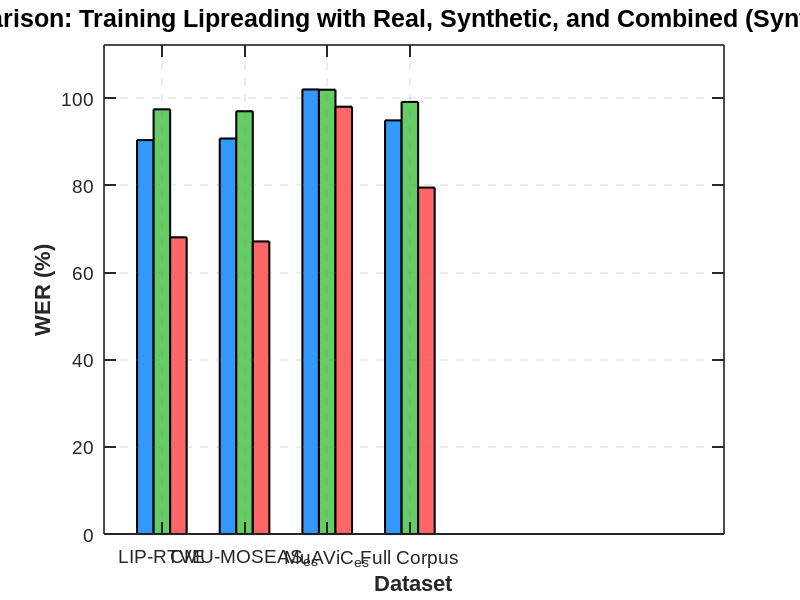

This figure's MATLAB source: (Note: this script raises an error after producing the figure.)
% Datos de WER para la modalidad visual (V)
datasets = {'LIP-RTVE', 'CMU-MOSEAS_{es}', 'MuAViC_{es}', 'Full Corpus'};  % Nombres de los datasets
real_data = [90.4, 90.76, 102.02, 94.92];  % WER con datos reales (V)
synth_data = [97.46, 97.02, 101.96, 99.16];  % WER con datos sintéticos (V)
synth_real_data = [68.09, 67.14, 98.06, 79.5];  % WER con datos sintéticos + reales (V)

% Crear la figura con un tamaño más apaisado
figure;
set(gcf, 'Position', [100, 100, 1200, 400]);  % Tamaño apaisado (ancho, alto)

% Crear las posiciones para las barras
barWidth = 0.2;  % Ancho de las barras
r1 = 1:length(datasets);  % Posiciones de las barras para datos reales
r2 = r1 + barWidth;  % Posiciones de las barras para datos sintéticos
r3 = r2 + barWidth;  % Posiciones de las barras para datos sintéticos + reales

% Dibujar las barras con colores más suaves y bordes más definidos
b1 = bar(r1, real_data, barWidth, 'FaceColor', [0.2, 0.6, 1], 'EdgeColor', 'k', 'LineWidth', 1.5);  % Barras para Real
hold on;
b2 = bar(r2, synth_data, barWidth, 'FaceColor', [0.4, 0.8, 0.4], 'EdgeColor', 'k', 'LineWidth', 1.5);  % Barras para Synth
b3 = bar(r3, synth_real_data, barWidth, 'FaceColor', [1, 0.4, 0.4], 'EdgeColor', 'k', 'LineWidth', 1.5);  % Barras para Synth+Real

% Configurar detalles de la gráfica
set(gca, 'XTick', r1 + barWidth, 'XTickLabel', datasets, 'FontSize', 14, 'FontName', 'Arial');
xlabel('Dataset', 'FontWeight', 'bold', 'FontSize', 16);
ylabel('WER (%)', 'FontWeight', 'bold', 'FontSize', 16);
title('WER Comparison: Training Lipreading with Real, Synthetic, and Combined (Synth + Real) Data', 'FontSize', 18, 'FontWeight', 'bold');

% Mejorar el fondo y los ejes
set(gca, 'Color', [1, 1, 1], 'Box', 'on', 'GridLineStyle', '--', 'GridColor', [0.5, 0.5, 0.5], 'LineWidth', 1.2);
grid on;
axis tight;

% Ajuste de límites del eje Y
ylim([0, max([real_data, synth_data, synth_real_data]) * 1.1]);  % Aumentar el límite Y en un 10%

% Ajuste de límites del eje X para dejar margen en los lados
xlim([0.5, length(datasets) + 4]);  % Añadir margen en los lados de la gráfica

% Mejorar los márgenes y las etiquetas
set(gca, 'TickLength', [0.02, 0.025]);
ax = gca;
ax.XColor = 'k';
ax.YColor = 'k';

% Configurar la leyenda y moverla ligeramente
lgd = legend([b1, b2, b3], {'Real Data (V)', 'Synthetic Data (V)', 'Synth + Real Data (V)'}, 'Location', 'northeast', 'FontSize', 14, 'FontWeight', 'bold');
lgd.Position = [0.715, 0.75, 0.15, 0.12];  % Ajusta la posición de la leyenda

% Calcular la diferencia entre 'Real' y 'Synth + Real'
differences = real_data - synth_real_data;

% Imprimir las diferencias debajo de la leyenda, en una posición fija (0.6, 0.6)
y_position = 71;  % Posición Y inicial
for i = 1:length(differences)
    % Texto con el símbolo Δ para la diferencia
    text(6.2, y_position, sprintf('\\DeltaWER (Real vs Synth+Real) for %s: %.2f (↓)', datasets{i}, differences(i)), ...
        'HorizontalAlignment', 'center', 'VerticalAlignment', 'bottom', 'FontSize', 14, 'FontWeight', 'bold');
    y_position = y_position - 20;  % Mover la posición Y para la siguiente diferencia
end

% Guardar la figura en un archivo PNG
saveas(gcf, 'WER_comparison_Visual_Modality.png');

